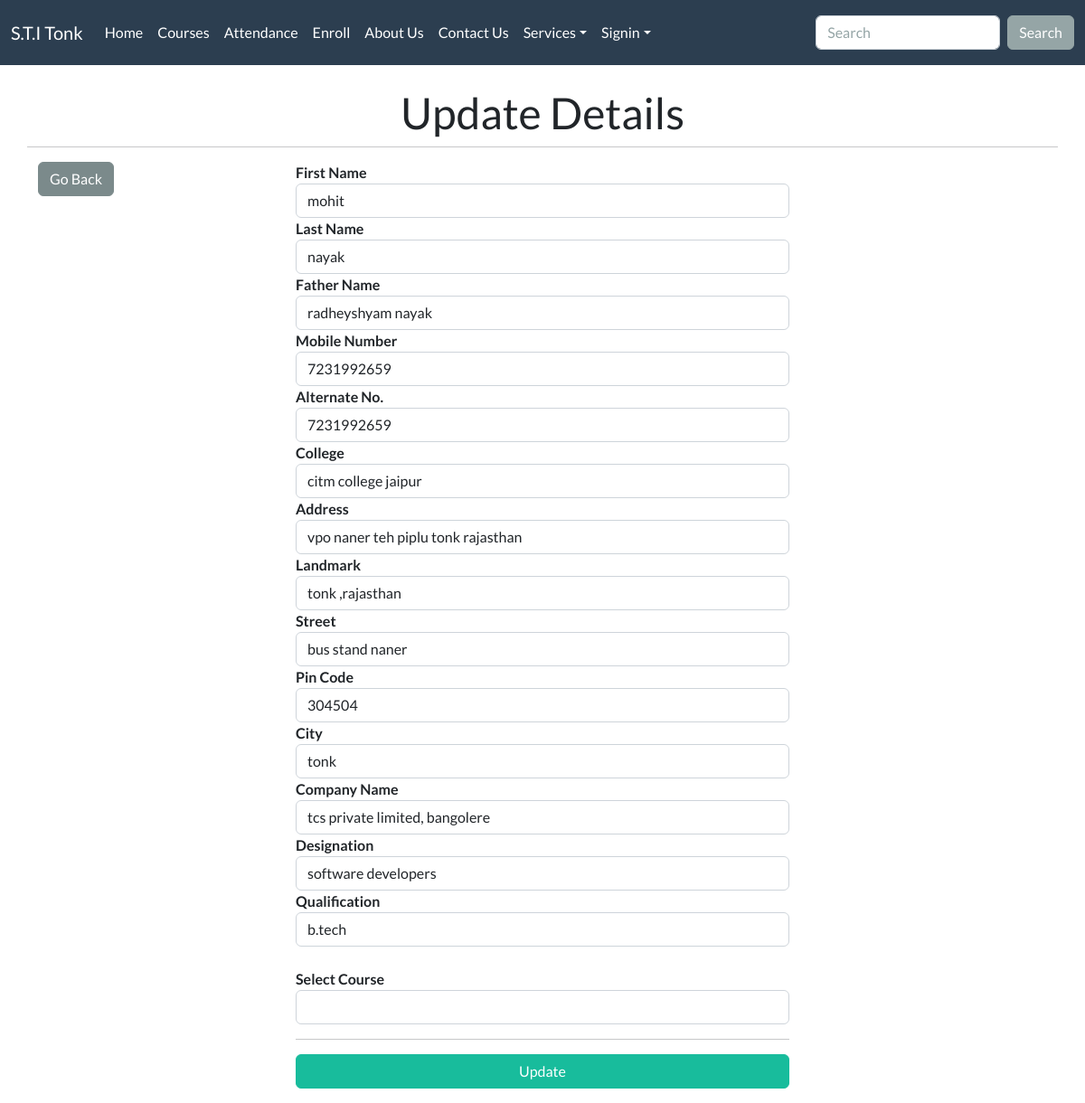
Screenshot of /candidateupdate/1 with the database file from the repository.
### startupapp/models.py (models this page shows, shortened)
class Register(models.Model):
    candidateId=models.AutoField(primary_key=True)
    firstName=models.CharField(max_length=20)
    lastName=models.CharField(max_length=20)
    fatherName=models.CharField(max_length=20)
    phoneNumber=models.CharField(max_length=14)
    alternateNumber=models.CharField(max_length=20)
    email=models.EmailField(unique=True)
    collegeName=models.CharField(max_length=100)
    address=models.TextField(max_length=150)
    landmark=models.CharField(max_length=100)
    street=models.CharField(max_length=100)
    city=models.CharField(max_length=100)
    pincode=models.IntegerField()
    companyName=models.CharField(max_length=150,blank=True,null=True)
    designation=models.CharField(max_length=150)
    qualification=models.CharField(max_length=100)
    computerknowledge=models.CharField(max_length=50)
    course=models.CharField(max_length=150)
    timestamp=models.DateField(auto_now_add=True)
    trainer=models.ForeignKey(Trainer,on_delete=models.DO_NOTHING,null=True)

### startupapp/views.py (the view, shortened to what this page needs)
# urls.py: path('candidateupdate/<id>',views.candidateupdate,name='candidateupdate'),
def candidateupdate(request, id):
    data = Register.objects.get(candidateId=id)
    courses = Courses.objects.all()
    context = {"data": data, "courses": courses}
    return render(request, "updatecandidate.html", context)

### templates/updatecandidate.html (shortened to what this page needs)
{% extends 'base.html' %}
{% block body %}
<div class="container mt-4">
    <div class="row">
        <h1 class="text-center">Update Details</h1>
        <hr>
            <div class="col-md-3">
                <div><a href="/candidateprofile/" class="btn btn-dark"> Go Back</a> </div>
            </div>
            <div class="col-md-6">
                <form action="/candidateupdate/{{data.candidateId}}/" method="post">{% csrf_token %}
                <div class="form-group">
                    <label for="fname"><b>First Name </b></label>
                    <input type="text" class="form-control" name="fname" value="{{data.firstName}}" id="fname" required>
                </div>
                <div class="form-group">
                    <label for="lname"><b>Last Name </b></label>
                    <input type="text" class="form-control" name="lname" id="lname" value="{{data.lastName}}" required>
                </div>
                <div class="form-group">
                    <label for="fathername"><b>Father Name </b></label>
                    <input type="text" class="form-control" name="fatherName" id="fathername" value="{{data.fatherName}}" required>
                </div>
                <div class="form-group">
                    <label for="phone"><b>Mobile Number </b></label>
                    <input type="tel" class="form-control" name="phone" id="phone" value="{{data.phoneNumber}}" required>
                </div>
                <div class="form-group">
                    <label for="alternateNumber"><b>Alternate No.</b></label>
                    <input type="number" class="form-control" name="alternateNumber" id="alternateNumber" value="{{data.alternateNumber}}" required>
                </div>
                <div class="form-group">
                    <label for="college"><b>College </b></label>
                    <input type="text" name="college" class="form-control" id="college" placeholder="Enter College Name"
                        value="{{data.collegeName}}" required>
                </div>
                <div class="form-group">
                    <label for="addr"><b>Address </b></label>
                    <input class="form-control" type="text" name="addr" id="addr" value="{{data.address}}" required>
                </div>
                <div class="form-group">
                    <label for="landmark"><b>Landmark</b> </label>
                    <input class="form-control" type="text" name="landmark" id="landmark" value="{{data.landmark}}" required>
                </div>
                <div class="form-group">
                    <label for="street"><b>Street</b> </label>
                    <input class="form-control" type="text" name="street" id="street" value="{{data.street}}" required>
                </div>
                <div class="form-group">
                    <label for="pcode"><b>Pin Code</b> </label>
                    <input class="form-control" type="number" name="pcode" id="pcode" value="{{data.pincode}}" required>
                </div>
                <div class="form-group">
                    <label for="city"><b>City</b></label>
                    <input class="form-control" type="text" name="city" id="city" value="{{data.city}}" required>
                </div>
                <div class="form-group">
                    <label for="companyname"> <b>Company Name</b></label>
                    <input type="text" name="companyname" class="form-control" id="companyname" placeholder="Freshers Mention as NA" value="{{data.companyName}}" required>
                </div>
                <div class="form-group">
                    <label for="Designation"><b>Designation</b></label>
                    <input class="form-control" type="text" name="Designation" id="Designation" value="{{data.designation}}" required>
                </div>
                <div class="form-group">
                    <label for="Qualification"><b>Qualification</b></label>
                    <input class="form-control" type="text" name="Qualification" id="Qualification" value="{{data.qualification}}" required>
                </div>
    <br>
                <div class="form-group">
                    <label for="scourse"><b>Select Course</b></label>
                    <select class="form-control" id="scourse" name="scourse"  required>
                <option value="{{data.Course}}">{{data.Course}}</option>
                   {% for c in courses %}
                   <option value="{{c.courseName}}">{{c.courseName}}</option>
                   {% endfor %}
                    </select>
                  </div>
                <hr>
                <div class="d-grid gap-2 mb-3">
                    <button type="submit" class="btn btn-success get-started-btn">Update</button>
                </div>
            </form>
            </div>
        <div class="col-md-3"></div>
    </div>
</div>
{% endblock body %}

### rows the page displays
Register: fname "mohit", lname "nayak", fatherName "radheyshyam nayak", phone "7231992659", alternateNumber "7231992659", college "citm college jaipur", addr "vpo naner teh piplu tonk rajasthan", landmark "tonk ,rajasthan", street "bus stand naner", pcode "304504", city "tonk", companyname "tcs private limited, bangolere", Designation "software developers", Qualification "b.tech"
